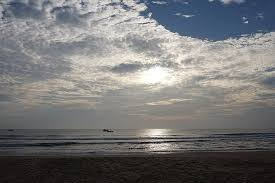
#> input picture project_v1/images.jpg, 275 x 183 px
$ python test16.py
#> lines starting #> are read from the running program, lines starting #| are printed output that depends on the picture
import cv2
import numpy as np
import matplotlib.pyplot as plt

# Bước 1: Đọc ảnh và chuyển sang ảnh xám
img = cv2.imread('images.jpg', 0)  # Đọc ảnh đầu vào, 0 để chuyển ảnh sang ảnh xám
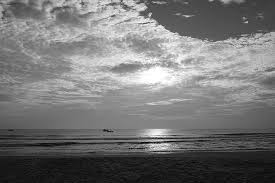
#> img: shape (183, 275); min 0, max 255, mean 117.7

# Bước 2: Áp dụng biến đổi Fourier
dft = cv2.dft(np.float32(img), flags=cv2.DFT_COMPLEX_OUTPUT)
dft_shift = np.fft.fftshift(dft)  # Dịch chuyển các tần số thấp vào trung tâm

# Tính magnitude spectrum (phổ biên độ) để hiển thị
magnitude_spectrum = 20 * np.log(cv2.magnitude(dft_shift[:, :, 0], dft_shift[:, :, 1]))
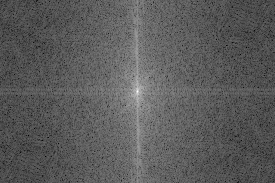
#> magnitude_spectrum: shape (183, 275) float32; min 51.4, max 311.9, mean 144.8; drawn with min black and max white

# Bước 3: Tạo mặt nạ lọc thông thấp hoặc thông cao
rows, cols = img.shape
#> rows = 183; cols = 275
crow, ccol = rows // 2, cols // 2  # Tọa độ trung tâm
#> crow = 91; ccol = 137

# Tạo mặt nạ thông thấp, giữ lại các tần số thấp xung quanh tâm ảnh
mask = np.zeros((rows, cols, 2), np.uint8)
mask[crow-30:crow+30, ccol-30:ccol+30] = 1  # Khu vực giữ lại tần số thấp

# Áp dụng mặt nạ lên ảnh DFT đã shift
fshift = dft_shift * mask

# Bước 4: Biến đổi ngược Fourier để đưa ảnh về miền không gian
f_ishift = np.fft.ifftshift(fshift)
img_back = cv2.idft(f_ishift)
img_back = cv2.magnitude(img_back[:, :, 0], img_back[:, :, 1])
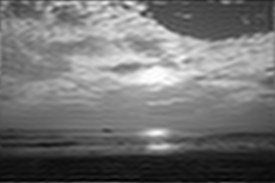
#> img_back: shape (183, 275) float32; min 190681.1, max 12989462, mean 5923299.5; drawn with min black and max white

# Bước 5: Hiển thị ảnh gốc, phổ biên độ và ảnh sau khi lọc
plt.figure(figsize=(12, 6))

plt.subplot(131), plt.imshow(img, cmap='gray')
plt.title('Ảnh gốc'), plt.axis('off')

plt.subplot(132), plt.imshow(magnitude_spectrum, cmap='gray')
plt.title('Phổ biên độ'), plt.axis('off')

plt.subplot(133), plt.imshow(img_back, cmap='gray')
plt.title('Ảnh sau khi lọc thông thấp'), plt.axis('off')

plt.show()
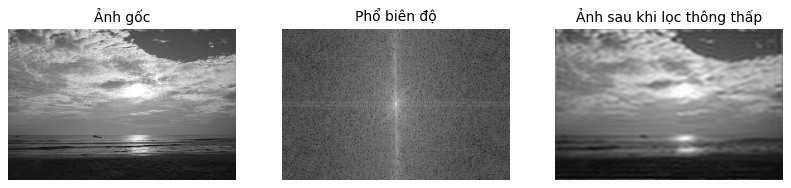
#> figure drawn by matplotlib, 3 panels

$ run again, with project_v1/HH1.jpg copied over project_v1/images.jpg
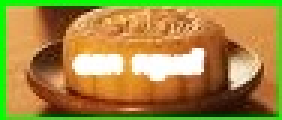
#> input picture project_v1/HH1.jpg, 94 x 40 px (shown 3 times larger)
#> `img_back = cv2.magnitude(img_back[:, :, 0], img_back[:, :, 1])`:
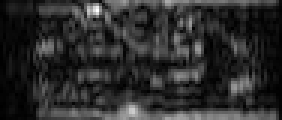
#> img_back: shape (40, 94) float32 (shown 3 times larger); min 253.4, max 143748.7, mean 25520.1; drawn with min black and max white
#> `plt.show()`:
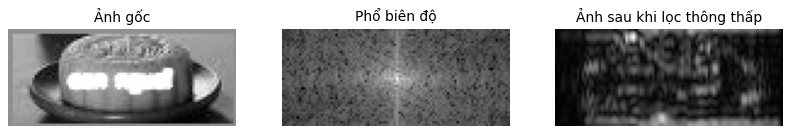
#> figure drawn by matplotlib, 3 panels

$ run again, with project_v1/anh.jpg copied over project_v1/images.jpg
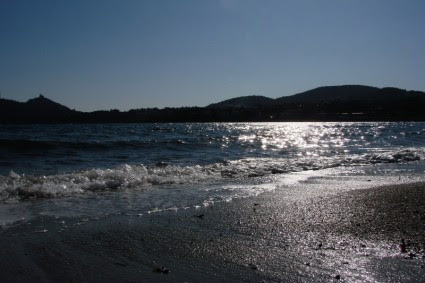
#> input picture project_v1/anh.jpg, 425 x 283 px
#> `magnitude_spectrum = 20 * np.log(cv2.magnitude(dft_shift[:, :, 0], dft..`:
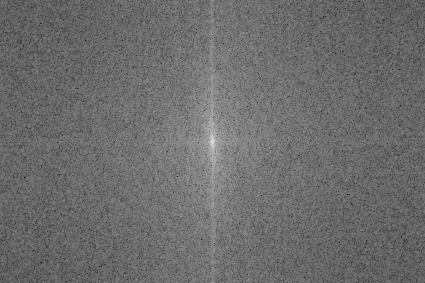
#> magnitude_spectrum: shape (283, 425) float32; min 41.31, max 321.6, mean 160.7; drawn with min black and max white
#> `plt.show()`:
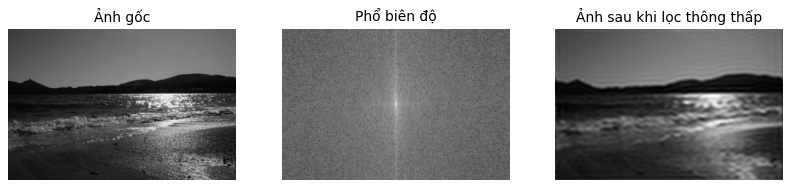
#> figure drawn by matplotlib, 3 panels
